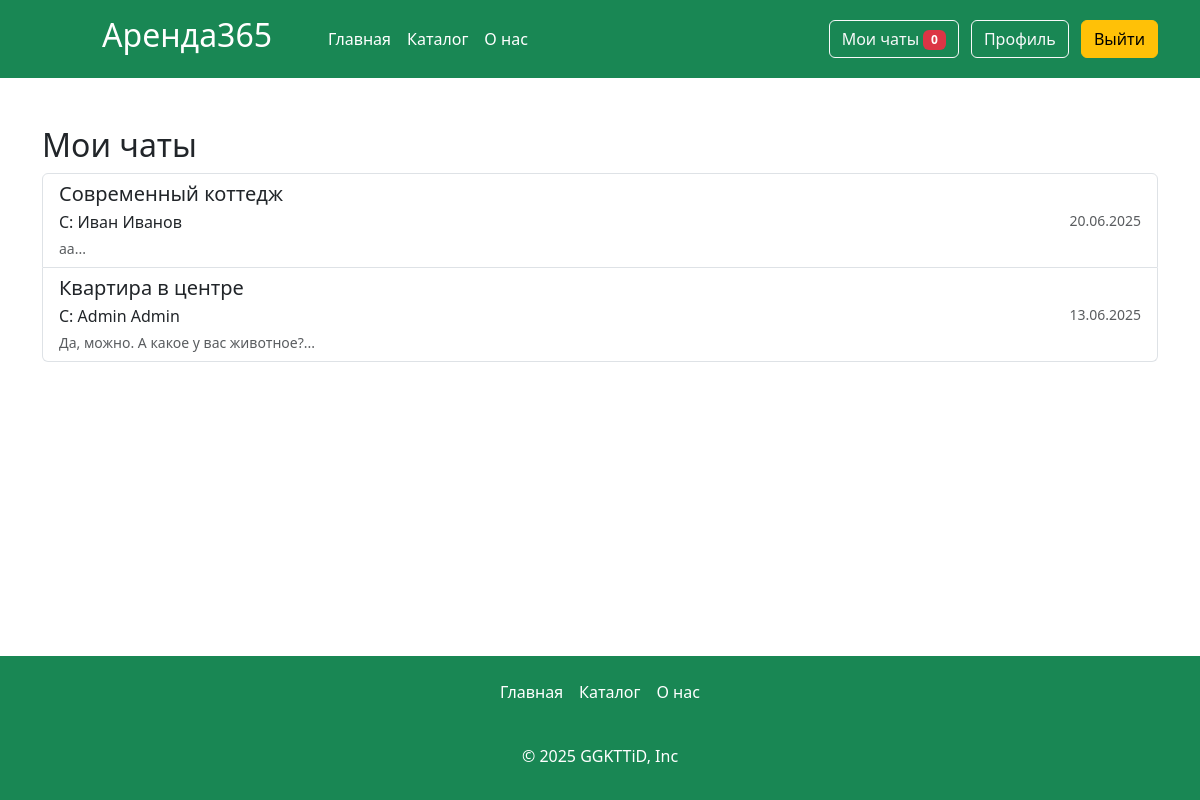
The page /my_chats (signed in) on the database its author committed.
### app.py (models this page shows, shortened)
class Articles(db.Model):
    id = db.Column(db.Integer,primary_key=True)
    title = db.Column(db.String(100))
    text = db.Column(db.Text)
    image_name = db.Column(db.String(100))
    category = db.Column(db.String(100))
    price = db.Column(db.Integer)
    floor = db.Column(db.Integer)
    entrance = db.Column(db.Integer)
    type_app = db.Column(db.String(100))
    address= db.Column(db.String(100))
    count_rooms = db.Column(db.Integer)
    hide = db.Column(db.Boolean, default=True)
    created_at = db.Column(db.DateTime, default=datetime.now)
    id_user = db.Column(db.Integer, db.ForeignKey('users.id'))
    orders = db.relationship('Orders', backref='article', lazy=True)
    images = db.relationship('Image', backref='article', lazy=True, cascade="all, delete-orphan")

class Messages(db.Model):
    id = db.Column(db.Integer, primary_key=True)
    content = db.Column(db.Text, nullable=False)
    timestamp = db.Column(db.DateTime, default=datetime.now)
    sender_id = db.Column(db.Integer, db.ForeignKey('users.id'), nullable=False)
    recipient_id = db.Column(db.Integer, db.ForeignKey('users.id'), nullable=False)
    article_id = db.Column(db.Integer, db.ForeignKey('articles.id'), nullable=False)
    is_read = db.Column(db.Boolean, default=False)
    sender = db.relationship('Users', foreign_keys=[sender_id])
    recipient = db.relationship('Users', foreign_keys=[recipient_id])
    article = db.relationship('Articles')

### app.py (the view)
@app.route('/my_chats')
def my_chats():
    current_user = Users.query.filter_by(email=session['name']).first()
    chat_combinations = db.session.query(
        Messages.article_id,
        case(
            (Messages.sender_id == current_user.id, Messages.recipient_id),
            else_=Messages.sender_id
        ).label('interlocutor_id')
    ).filter(
        or_(
            Messages.sender_id == current_user.id,
            Messages.recipient_id == current_user.id
        )
    ).distinct().all()
    chats = []
    for combo in chat_combinations:
        article = Articles.query.get(combo.article_id)
        interlocutor = Users.query.get(combo.interlocutor_id)
        unread_count = Messages.query.filter(
            Messages.article_id == combo.article_id,
            Messages.sender_id == combo.interlocutor_id,
            Messages.recipient_id == current_user.id,
            Messages.is_read == False
        ).count()
        last_message = Messages.query.filter(
            or_(
                and_(
                    Messages.sender_id == current_user.id,
                    Messages.recipient_id == combo.interlocutor_id,
                    Messages.article_id == combo.article_id
                ),
                and_(
                    Messages.sender_id == combo.interlocutor_id,
                    Messages.recipient_id == current_user.id,
                    Messages.article_id == combo.article_id
                )
            )
        ).order_by(Messages.timestamp.desc()).first()
        chats.append({
            'article_id': combo.article_id,
            'article_title': article.title,
            'interlocutor_id': combo.interlocutor_id,
            'interlocutor_name': f"{interlocutor.name} {interlocutor.surname}",
            'unread_count': unread_count,
            'last_message_preview': last_message.content[:50] + "..." if last_message else "",
            'last_message_time': last_message.timestamp if last_message else None
        })
    chats.sort(key=lambda x: x['last_message_time'] or datetime.min, reverse=True)
    return render_template('my_chats.html', chats=chats)

### app.py (called while the page is built)
@app.context_processor
def inject_unread_messages():
    if 'name' in session:
        current_user = Users.query.filter_by(email=session['name']).first()
        unread_count = Messages.query.filter_by(recipient_id=current_user.id, is_read=False).count()
        return dict(unread_messages=unread_count)
    return dict(unread_messages=0)

@app.context_processor
def inject_user():
    def get_user_name():
        if 'name' in session:
            return Users.query.filter_by(email=session['name']).first()
    return dict(active_user=get_user_name())

@app.context_processor
def inject_unread_count():
    if 'name' in session:
        user = Users.query.filter_by(email=session['name']).first()
        if user:
            unread_count = Notification.query.filter_by(user_id=user.id, is_read=False).count()
            return dict(unread_notifications=unread_count)
    return dict(unread_notifications=0)

### templates/my_chats.html (shortened to what this page needs)
{% extends 'base.html' %}
{% block main %}
<main>
    <div class="container my-5">
        <h2>Мои чаты</h2>
        {% if not chats %}
        <div class="alert alert-info">У вас пока нет активных чатов</div>
        {% else %}
        <div class="list-group">
            {% for chat in chats %}
            <a href="{{ url_for('chat', article_id=chat.article_id, recipient_id=chat.interlocutor_id) }}"
               class="list-group-item list-group-item-action">
                <div class="d-flex justify-content-between align-items-center">
                    <div>
                        <h5 class="mb-1">{{ chat.article_title }}</h5>
                        <p class="mb-1">С: {{ chat.interlocutor_name }}</p>
                        {% if chat.last_message_preview %}
                        <p class="mb-0 text-muted small">{{ chat.last_message_preview }}</p>
                        {% endif %}
                    </div>
                    <div class="text-end">
                        {% if chat.last_message_time %}
                        <div class="text-muted small">
                            {{ chat.last_message_time.strftime('%d.%m.%Y') }}
                        </div>
                        {% endif %}
                    </div>
                </div>
            </a>
            {% endfor %}
        </div>
        {% endif %}
    </div>
</main>
{% endblock %}

### static/css/style.css (style rules this page uses)
html { height: 100%; }
body { display: flex; flex-direction: column; height: 100%; background-color: #ffff; border-radius: 30px; }
main { flex: 1 0 auto; }

### rows shown on the page
Articles: article_title "Современный коттедж", interlocutor_name "Иван Иванов", last_message_preview "аа...", last_message_time "20.06.2025"
Articles: article_title "Квартира в центре", interlocutor_name "Admin Admin", last_message_preview "Да, можно. А какое у вас животное?...", last_message_time "13.06.2025"

### other values the page prints
{{ unread_messages }} "0"
